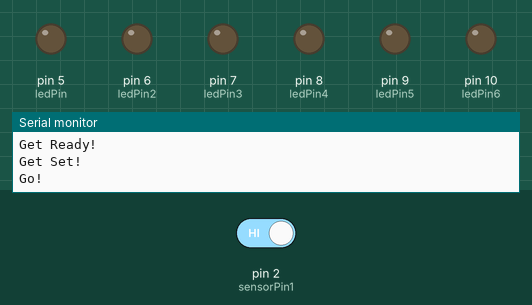
Recording of a sketch running on a simulated Arduino Uno, built with avr-gcc and run on an emulated ATmega328P. Shown: output pins drawn as LEDs (lit = HIGH), the last lines printed to the serial monitor. The test bench sets the inputs (shaded band); at power-on: pin 2 (sensorPin1) HIGH. Random numbers use the default seed unless the sketch sets one.

Above: at 6.6 s.
6.7 s: pin 2 (sensorPin1) driven LOW
At 7.9 s:
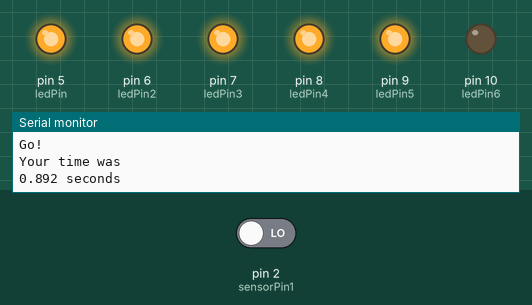
8.2 s: pin 2 (sensorPin1) driven HIGH
At 11.3 s:
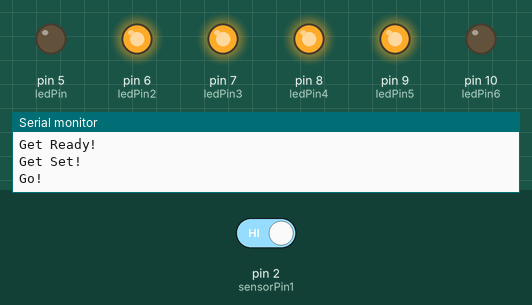
At 11.8 s:
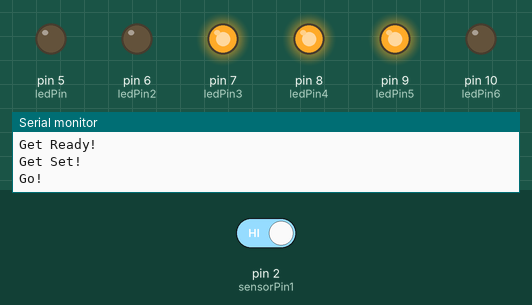
Timing chart, 0 to 14.5 s (numbered marks = the images above; inputs shaded):
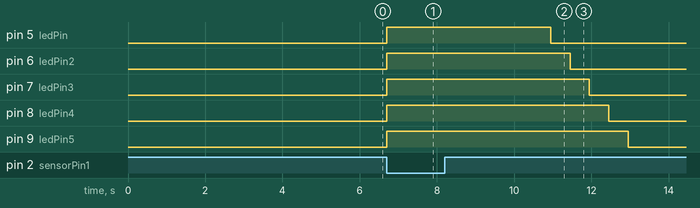

The sketch:

ReactionGameWorking.ino
```cpp
int ledPin = 5;
int ledPin2 = 6;
int ledPin3 = 7;
int ledPin4 = 8;
int ledPin5 = 9;
int ledPin6 = 10;
int sensorPin1 = 2;
int long ranDelay = 0;
int sensorValue = 0;
float realTime;

void setup()
{
  Serial.begin(9600);
  pinMode(ledPin, OUTPUT);
  pinMode(sensorPin1, INPUT);
  pinMode(ledPin2, OUTPUT);
  pinMode(sensorPin1, INPUT);
  pinMode(ledPin3, OUTPUT);
  pinMode(sensorPin1, INPUT);
  pinMode(ledPin4, OUTPUT);
  pinMode(sensorPin1, INPUT);
  pinMode(ledPin5, OUTPUT);
  pinMode(sensorPin1, INPUT);
  pinMode(ledPin6, OUTPUT);
  pinMode(sensorPin1, INPUT);
}

void loop(){
  Serial.println("");
  Serial.println("");
  Serial.println("");
  Serial.println("Push the button to start game");

  while (digitalRead(sensorPin1)== 0) {
  }
  Serial.println("");
  Serial.println("");
  Serial.println("");
  Serial.println("Get Ready!");
  delay(1000);
  Serial.println("Get Set!");
  delay(1000);
  ranDelay = random(5000);
  delay(ranDelay);
  Serial.println("Go!");


  // Turns on the blue light.
  digitalWrite(ledPin, LOW);
  delay(500);
  digitalWrite(ledPin2, LOW);
  delay(500);
  digitalWrite(ledPin3, LOW);
  delay(500);
  digitalWrite(ledPin4, LOW);
  delay(500);
  digitalWrite(ledPin5, LOW);
  realTime = millis();


  while (digitalRead(sensorPin1)== 1) {

  }
  digitalWrite(ledPin, HIGH);
  digitalWrite(ledPin2, HIGH);
  digitalWrite(ledPin3, HIGH);
  digitalWrite(ledPin4, HIGH);
  digitalWrite(ledPin5, HIGH);
 //Turns all the lights off.

  Serial.println("Your time was");
  realTime = millis()-realTime;
  Serial.print(realTime/1000,3);
  Serial.println(" seconds");
 delay(2000);
}
```

Measured:
- after the input at 6.7 s, pin 5 (ledPin), pin 6 (ledPin2), pin 7 (ledPin3), pin 8 (ledPin4), pin 9 (ledPin5): LOW → HIGH at once
- after the input at 8.2 s, pin 5 (ledPin): HIGH → LOW after 2.8 s; pin 6 (ledPin2): HIGH → LOW after 3.3 s; pin 7 (ledPin3): HIGH → LOW after 3.8 s; pin 8 (ledPin4): HIGH → LOW after 4.3 s; pin 9 (ledPin5): HIGH → LOW after 4.8 s
